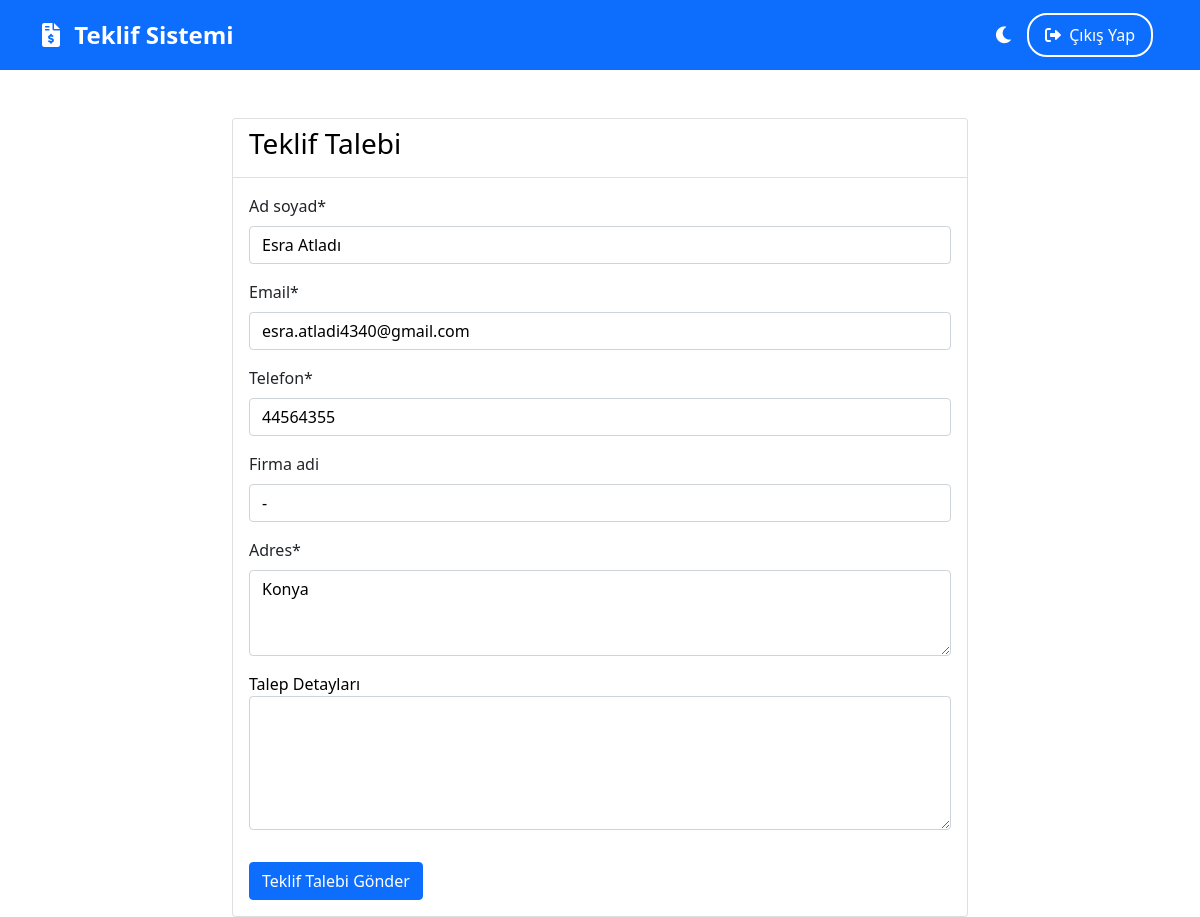
The app's page /talep-formu/ (signed in) with its own data.
### musteri/models.py (models this page shows, shortened)
class Musteri(models.Model):
    user = models.ForeignKey(User, on_delete=models.CASCADE, null=True, blank=True)
    ad_soyad = models.CharField(max_length=100)
    email = models.EmailField(unique=True)
    telefon = models.CharField(max_length=20)
    firma_adi = models.CharField(max_length=100, blank=True)
    adres = models.TextField()
    created_at = models.DateTimeField(auto_now_add=True)
    class Meta:
        verbose_name = 'Müşteri'
        verbose_name_plural = 'Müşteriler'

### musteri/views.py (the view)
# urls.py: path('talep-formu/', musteri_talep_formu, name='musteri_talep_formu'),
def musteri_talep_formu(request):
    if request.method == 'POST':
        form = MusteriTalepFormu(request.POST)
        form.request = request
        try:
            email = request.POST.get('email')
            mevcut_musteri = None
            if request.user.is_authenticated:
                mevcut_musteri = request.user.musteri_set.first()
            if not mevcut_musteri:
                mevcut_musteri = Musteri.objects.filter(email=email).first()
            if mevcut_musteri:
                mevcut_musteri.ad_soyad = request.POST.get('ad_soyad', mevcut_musteri.ad_soyad)
                mevcut_musteri.telefon = request.POST.get('telefon', mevcut_musteri.telefon)
                mevcut_musteri.firma_adi = request.POST.get('firma_adi', mevcut_musteri.firma_adi)
                mevcut_musteri.adres = request.POST.get('adres', mevcut_musteri.adres)
                if request.user.is_authenticated and not mevcut_musteri.user:
                    mevcut_musteri.user = request.user
                mevcut_musteri.save()
                musteri = mevcut_musteri
                messages.info(request, 'Mevcut müşteri bilgileriniz güncellendi.')
            else:
                if form.is_valid():
                    musteri = form.save(commit=False)
                    if request.user.is_authenticated:
                        musteri.user = request.user
                    musteri.save()
                    messages.success(request, 'Müşteri kaydınız oluşturuldu.')
                else:
                    return render(request, 'musteri/talep_formu.html', {'form': form})
            talep_detay = request.POST.get('talep_detay')
            if talep_detay:
                teklif = Teklif.objects.create(
                    musteri=musteri,
                    notlar=talep_detay,
                    toplam_tutar=0,
                    durum='BEKLEMEDE'
                )
                send_teklif_email(teklif)
                from teklifler.utils import send_yeni_teklif_email_firma
                send_yeni_teklif_email_firma(teklif)
                messages.success(request, 'Teklif talebiniz başarıyla alınmıştır.')
            if request.user.is_authenticated:
                return redirect('musteri_paneli')
            return redirect('talep_basarili')
        except Exception as e:
            logger.error(f"Teklif oluşturma hatası: {str(e)}")
            messages.error(request, 'İşlem sırasında bir hata oluştu. Lütfen daha sonra tekrar deneyin.')
            return render(request, 'musteri/talep_formu.html', {'form': form})
    else:
        initial_data = {}
        if request.user.is_authenticated:
            musteri = request.user.musteri_set.first()
            if musteri:
                initial_data = {
                    'ad_soyad': musteri.ad_soyad,
                    'email': musteri.email,
                    'telefon': musteri.telefon,
                    'firma_adi': musteri.firma_adi,
                    'adres': musteri.adres
                }
        form = MusteriTalepFormu(initial=initial_data)
        form.request = request
    return render(request, 'musteri/talep_formu.html', {'form': form})

### musteri/forms.py (shortened to what this page needs)
class MusteriTalepFormu(forms.ModelForm):
    class Meta:
        model = Musteri
        fields = ['ad_soyad', 'email', 'telefon', 'firma_adi', 'adres']
        widgets = {
            'adres': forms.Textarea(attrs={'rows': 3}),
        }

### templates/musteri/talep_formu.html (shortened to what this page needs)
{% extends 'base.html' %}
{% load crispy_forms_tags %}
{% block content %}
<div class="container mt-5">
    <div class="row">
        <div class="col-md-8 offset-md-2">
            <div class="card">
                <div class="card-header">
                    <h3>Teklif Talebi</h3>
                </div>
                <div class="card-body">
                    <form method="post">
                        {{ form|crispy }}
                        <div class="form-group">
                            <label>Talep Detayları</label>
                            <textarea name="talep_detay" class="form-control" rows="5" required></textarea>
                        </div>
                        <button type="submit" class="btn btn-primary mt-3">Teklif Talebi Gönder</button>
                    </form>
                </div>
            </div>
        </div>
    </div>
</div>
{% endblock %}

### templates/base.html (style rules this page uses)
:root[data-theme="light"] { --bg-color: #ffffff; --text-color: #000000; --navbar-bg: #0d6efd; --navbar-text: #ffffff; --card-bg: #ffffff; --card-border: rgba(0,0,0,0.125); --table-text: #000000; --table-bg: #ffffff; --table-border: #dee2e6; --table-hover: rgba(0,0,0,0.075); --input-bg: #ffffff; --input-text: #000000; --input-border: #ced4da; --input-focus: #80bdff; --label-text: #212529; }
body { background-color: var(--bg-color); color: var(--text-color); transition: background-color 0.3s ease, color 0.3s ease; }
.card { background-color: var(--card-bg); border-color: var(--card-border); }
.form-group { margin-bottom: 1rem; }
.form-control { background-color: var(--input-bg); border-color: var(--input-border); color: var(--input-text); }
.form-label { color: var(--label-text); }
.card-header { background-color: var(--card-bg); border-bottom-color: var(--card-border); color: var(--text-color); }

### records on screen
Musteri: ad_soyad "Esra Atladı", email "esra.atladi4340@gmail.com", telefon "44564355", firma_adi "-", adres "Konya"
